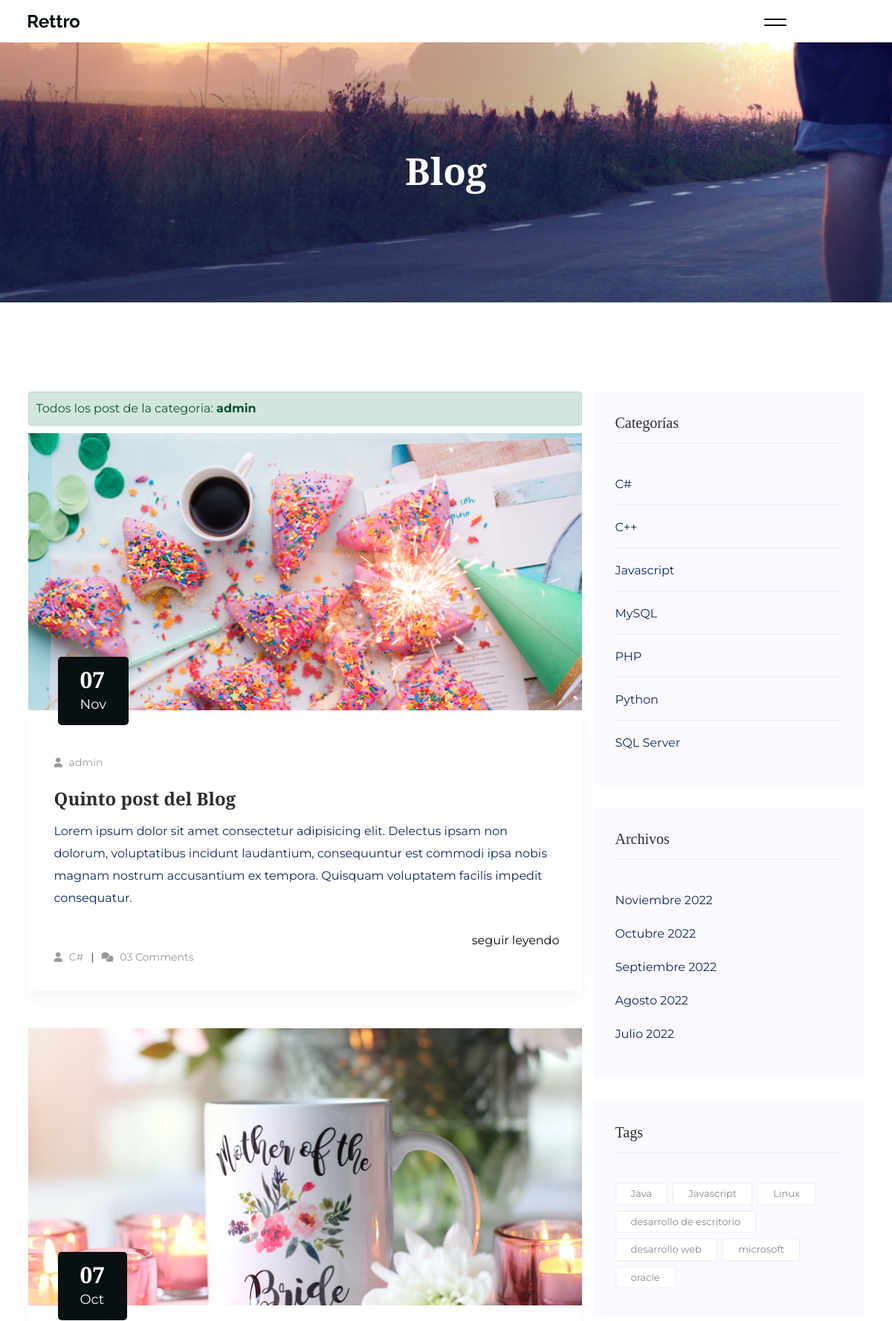
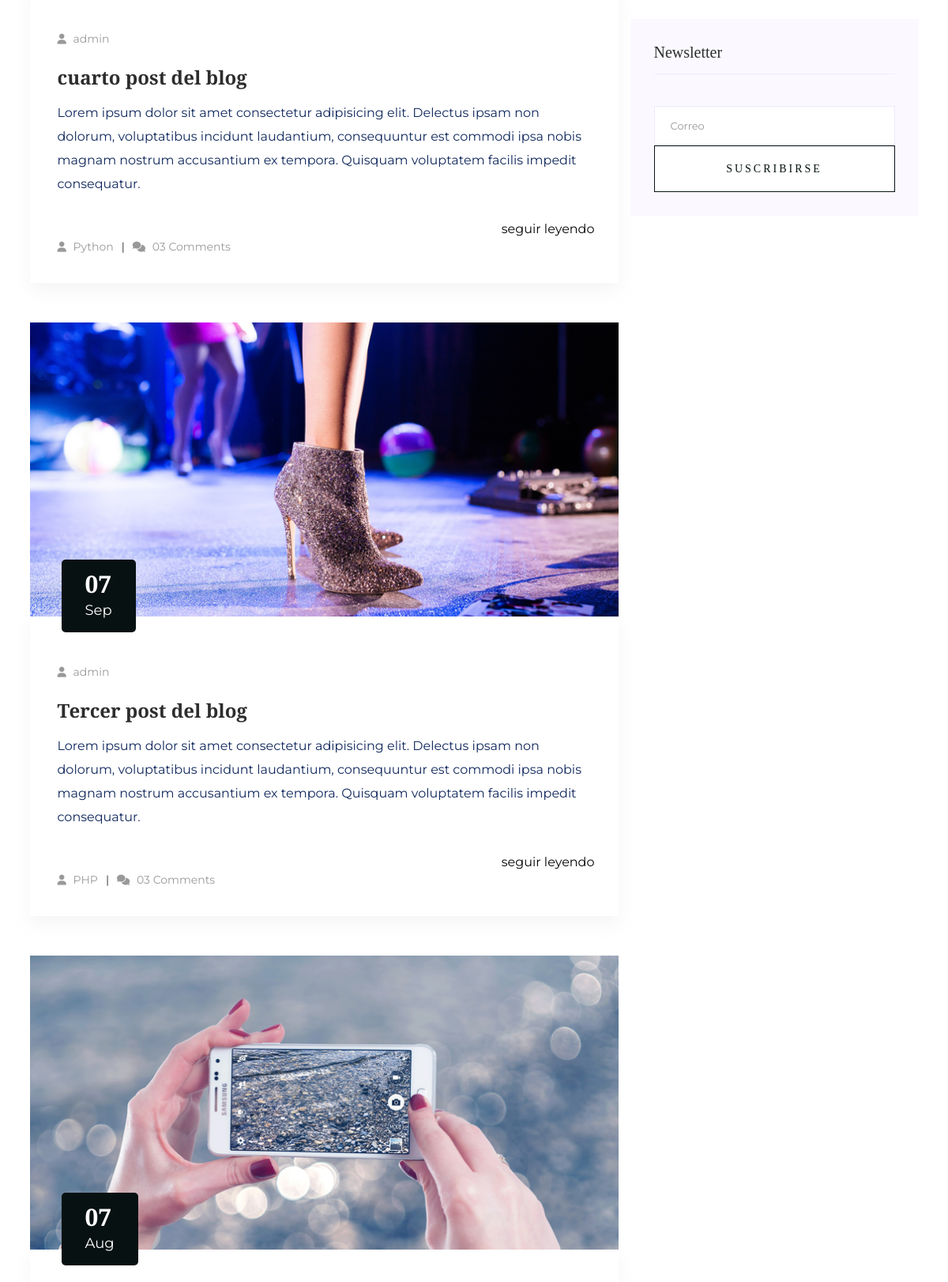
Page /author/1 (upper part) on the committed database (2 pictures, top to bottom).
### core/models.py (models this page shows, shortened)
class Post(models.Model):
    title = models.CharField(max_length=250, verbose_name='Titulo')
    excerp = models.TextField(verbose_name='Bajada')
    content = RichTextField(verbose_name='Contenido')
    image = models.ImageField(upload_to='post', null=True, blank=True, verbose_name='Imagen')
    published = models.BooleanField(default=False, verbose_name='Publicado')
    category = models.ForeignKey(Category, on_delete=models.CASCADE,related_name='get_posts',verbose_name='Categoría')
    author = models.ForeignKey(User, on_delete=models.CASCADE,related_name='get_posts', verbose_name='Author')
    tags = models.ManyToManyField(Tag, verbose_name='Etiquetas')
    created = models.DateTimeField(auto_now_add=True, verbose_name='Fecha de creación')
    updated = models.DateTimeField(auto_now=True, verbose_name='Fecha de modificación')
    class Meta:
        verbose_name= 'Publicación'
        verbose_name_plural = 'Publicaciones'
        ordering = ['-created']

class Category(models.Model):
    name = models.CharField(max_length=200, unique=True, verbose_name='Nombre')
    active = models.BooleanField(default=True, verbose_name='Activo')
    created = models.DateTimeField(auto_now_add=True, verbose_name='Fecha de creación')
    updated = models.DateTimeField(auto_now=True, verbose_name='Fecha de modificación')
    class Meta:
        verbose_name= 'Categoria'
        verbose_name_plural = 'Categorias'
        ordering = ['name']
    def __str__(self):
        return self.name

class Tag(models.Model):
    name = models.CharField(max_length=200, unique=True, verbose_name='Nombre')
    active = models.BooleanField(default=True, verbose_name='Activo')
    created = models.DateTimeField(auto_now_add=True, verbose_name='Fecha de creación')
    updated = models.DateTimeField(auto_now=True, verbose_name='Fecha de modificación')
    class Meta:
        verbose_name= 'Etiqueta'
        verbose_name_plural = 'Etiquetas'
        ordering = ['name']

### core/views.py (the view)
# urls.py: path('author/<int:author_id>',author, name="author"),
def author(request, author_id):
    title = 'Blog'
    try:
        author = get_object_or_404(User, id=author_id)
        return render(request,'core/author.html',{
        'title' : title,
        'author': author
    })
    except:
        return render(request, 'core/404.html')

### core/processors.py (called while the page is built)
def ctx_dic_about(request):
    ctx_about = {}
    ctx_about['ABOUT'] = About.objects.latest('created')
    return ctx_about

def ctx_dic_category(request):
    ctx_category = {}
    ctx_category['categories'] = Category.objects.filter(active=True)
    return ctx_category

def ctx_dic_tag(request):
    ctx_tags = {}
    ctx_tags['tag'] = Tag.objects.filter(active=True)
    return ctx_tags

def ctx_dic_link(request):
    ctx_link = {}
    links = Link.objects.all()
    for link in links:
        ctx_link[link.key] = {'url':link.url,'icon':link.icon}
    return ctx_link

def ctx_dic_history(request):
    ctx_history = {}
    ctx_history['dates'] = Post.objects.dates('created', 'month', order='DESC').distinct()
    return ctx_history

### templates/core/author.html (shortened to what this page needs)
{% extends 'layouts/core/base.html' %}
{% load static %}
{% block content %}
                <div class="col-lg-8 mb-5 mb-lg-0">
                    <div class="alert alert-success" role="alert">
                        Todos los post de la categoria: <strong>{{ author.username }} </strong>
                    </div>
                    <div class="blog_left_sidebar">
                        {% for p in author.get_posts.all %}
                        <article class="blog_item">
                            <div class="blog_item_img">
                                <img class="card-img rounded-0" src="{{ p.image.url }}" alt="">
                                <a href="#" class="blog_item_date">
                                    <h3>{{p.created|date:"d"}}</h3>
                                    <p>{{p.created|date:"M"}}</p>
                                </a>
                            </div>
                            <div class="blog_details">
                                <ul class="blog-info-link">
                                    <li><a href="{% url 'author' p.author.id %}"><i class="fa fa-user"></i> {{ p.author }}</a></li>
                                </ul>
                                <br>
                                <a class="d-inline-block" href="{% url 'detail' p.id %}">
                                    <h2 class="blog-head" style="color: #2d2d2d;">{{p.title}}</h2>
                                </a>
                                <p>{{ p.excerp }}</p>
                                <div class="desc">
                                    <div class="d-flex justify-content-between">
                                        <div class="reply-btn">
                                            <a href="#" class="btn-reply">seguir leyendo</a>
                                        </div>
                                    </div>
                                </div>
                                <ul class="blog-info-link">
                                    <li><a href="{% url 'category' p.category.id %}"><i class="fa fa-user"></i> {{ p.category }}</a></li>
                                    <li><a href="#"><i class="fa fa-comments"></i> 03 Comments</a></li>
                                </ul>
                            </div>
                        </article>
                        {% empty %}
                        <div class="alert alert-danger" role="alert">
                            No hay post para la categoria: <strong>{{ category }}</strong>
                        </div>
                        {% endfor %}
                    </div>
                </div>
{% endblock %}

### templates/layouts/core/base.html (shortened to what this page needs)
{% load static %}
<!DOCTYPE html>
<html lang="en" class="no-js" lang="zxx">
<head>
    <link href="https://maxcdn.bootstrapcdn.com/font-awesome/latest/css/font-awesome.min.css" rel="stylesheet"/>
    <link rel="stylesheet" href="{% static 'css/bootstrap.min.css' %}">
    <link rel="stylesheet" href="{% static 'css/owl.carousel.min.css' %}">
    <link rel="stylesheet" href="{% static 'css/slicknav.css' %}">
    <link rel="stylesheet" href="{% static 'css/flaticon.css' %}">
    <link rel="stylesheet" href="{% static 'css/hamburgers.min.css' %}">
    <link rel="stylesheet" href="{% static 'css/progressbar_barfiller.css' %}">
    <link rel="stylesheet" href="{% static 'css/gijgo.css' %}">
    <link rel="stylesheet" href="{% static 'css/animate.min.css' %}">
    <link rel="stylesheet" href="{% static 'css/animated-headline.css' %}">
    <link rel="stylesheet" href="{% static 'css/magnific-popup.css' %}">
    <link rel="stylesheet" href="{% static 'css/fontawesome-all.min.css' %}">
    <link rel="stylesheet" href="{% static 'css/themify-icons.css' %}">
    <link rel="stylesheet" href="{% static 'css/slick.css' %}">
    <link rel="stylesheet" href="{% static 'css/nice-select.css' %}">
    <link rel="stylesheet" href="{% static 'css/style.css' %}">
</head>
<body>
    <header>
        <div class="header-area">
            <div class="main-header header-sticky">
                <div class="container-fluid">
                    <div class="row align-items-center">
                        <div class="col-xl-2 col-lg-2 col-md-1">
                            <div class="logo">
                                <a href="{% url 'index' %}"><img src="{% static 'img/logo/logo.png' %}" alt=""></a>
                            </div>
                        </div>
                        <div class="col-xl-9 col-lg-10">
                            <div class="main-menu black-menu menu-bg-white d-none d-lg-block">
                                <div class="hamburger hamburger--collapse">
                                    <div class="hamburger-box">
                                        <div class="hamburger-inner"></div>
                                    </div>
                                </div>
                            </div>
                        </div>
                    </div>
                </div>
            </div>
        </div>
    </header>
    <section class="slider-area slider-area2 slider-height2 d-flex align-items-center  hero-overly">
        <div class="container">
            <div class="row justify-content-center">
                <div class="col-xl-8 col-lg-11 col-md-12">
                    <div class="hero__caption hero__caption2 text-center">
                        <h2>{{title}}</h2>
                    </div>
                </div>
            </div>
        </div>
    </section>
    <main>
        <section class="blog_area section-padding">
        <div class="container">
            <div class="row">
                {% block content %}
                {% endblock %}
                <div class="col-lg-4">
                    <div class="blog_right_sidebar">
                        <aside class="single_sidebar_widget post_category_widget">
                            <h4 class="widget_title" style="color: #2d2d2d;">Categorías</h4>
                            <ul class="list cat-list">
                                {% for c in categories %}
                                    <li>
                                        <a href="{% url 'category' c.id %}" class="d-flex">
                                            <p>{{c.name}}</p>
                                        </a>
                                    </li>
                                {% endfor %}
                            </ul>
                        </aside>
                        <aside class="single_sidebar_widget popular_post_widget">
                            <h3 class="widget_title" style="color: #2d2d2d;">Archivos</h3>
                            <ul class="list cat-list">
                                {% for item in dates %}
                                    <li>
                                        {% if item.month == 7 %}<a href="{% url 'dates' item.month item.year %}" class="d-flex"><p>Julio {{ item.year }}</p></a>{% endif %}
                                        {% if item.month == 8 %}<a href="{% url 'dates' item.month item.year %}" class="d-flex"><p>Agosto {{ item.year }}</p></a>{% endif %}
                                        {% if item.month == 9 %}<a href="{% url 'dates' item.month item.year %}" class="d-flex"><p>Septiembre {{ item.year }}</p></a>{% endif %}
                                        {% if item.month == 10 %}<a href="{% url 'dates' item.month item.year %}" class="d-flex"><p>Octubre {{ item.year }}</p></a>{% endif %}
                                        {% if item.month == 11 %}<a href="{% url 'dates' item.month item.year %}" class="d-flex"><p>Noviembre {{ item.year }}</p></a>{% endif %}
                                    </li>
                                {% endfor %}
                            </ul>
                        </aside>
                        <aside class="single_sidebar_widget tag_cloud_widget">
                            <h4 class="widget_title" style="color: #2d2d2d;">Tags</h4>
                            <ul class="list">
                                {% for t in tag %}
                                    <li>
                                        <a href="#">{{ t.name }}</a>
                                    </li>
                                {% endfor %}
                            </ul>
                        </aside>
                        <aside class="single_sidebar_widget newsletter_widget">
                            <h4 class="widget_title" style="color: #2d2d2d;">Newsletter</h4>
                            <form action="{% url 'newsletter' %}" method="POST" id="FormNewsletter">
                                <div class="form-group has-label">
                                    <input type="email" class="form-control" onfocus="this.placeholder = ''"onblur="this.placeholder = 'Correo'" placeholder='Correo' name="email" required="true">
                                </div>
                                <button class="button rounded-0 primary-bg text-white w-100 btn_1 boxed-btn" type="submit">Suscribirse</button>
                            </form>
                        </aside>
                    </div>
                </div>
            </div>
        </div>
        </section>
    </main>
</body>
</html>

### rows in the picture
Post: image (picture), created "07", created "Nov", author "admin", title "Quinto post del Blog", excerp "Lorem ipsum dolor sit amet consectetur adipisicing elit. Delectus ipsam non dolorum, voluptatibus incidunt laudantium, consequuntur est commodi ipsa nobis magnam nostrum accusantium ex tempora. Quisquam voluptatem facilis impedit consequatur.", category "C#"
Post: image (picture), created "07", created "Oct", author "admin", title "cuarto post del blog", excerp "Lorem ipsum dolor sit amet consectetur adipisicing elit. Delectus ipsam non dolorum, voluptatibus incidunt laudantium, consequuntur est commodi ipsa nobis magnam nostrum accusantium ex tempora. Quisquam voluptatem facilis impedit consequatur.", category "Python"
Post: image (picture), created "07", created "Sep", author "admin", title "Tercer post del blog", excerp "Lorem ipsum dolor sit amet consectetur adipisicing elit. Delectus ipsam non dolorum, voluptatibus incidunt laudantium, consequuntur est commodi ipsa nobis magnam nostrum accusantium ex tempora. Quisquam voluptatem facilis impedit consequatur.", category "PHP"
Post: image (picture), created "07", created "Aug"
Category: name "C#"
Category: name "C++"
Category: name "Javascript"
Category: name "MySQL"
Category: name "PHP"
Category: name "Python"
Category: name "SQL Server"
Tag: name "Java"
Tag: name "Javascript"
Tag: name "Linux"
Tag: name "desarrollo de escritorio"
Tag: name "desarrollo web"
Tag: name "microsoft"
Tag: name "oracle"

### other values in the picture
{{ title }} "Blog"
{{ author.username }} "admin"
{{ item.year }} "2022"
